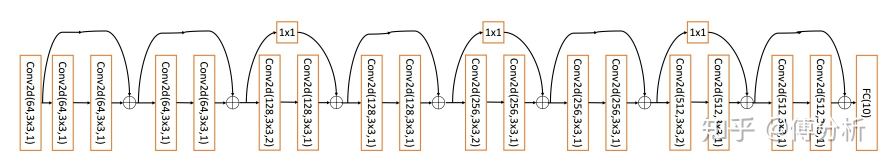
#> input picture Image/v2-3cae70aa38fd66f7368d096a1e5d980f_r.jpg, 1776 x 331 px (shown at 1/2 size); its folder holds only this picture in this run
$ python -i my_util.py   (imports and definitions only)
#> lines starting #> are read from the running program, lines starting #| are printed output that depends on the picture
import cv2
import os

import numpy as np
import pandas as pd
from PIL import Image

"""
* SHOW_IMAGE
* input:
    * name:
    * image:
    * height:
"""
# [7 lines left out: function show_image, not called in this run]


"""
* FIND_FILES
* input:
    * image_file_list: []
    * path: String
"""
# [13 lines left out: function find_files, not called in this run]

"""
* FIND_FILES
* input:
    * image_file_list: []
    * path: String
"""
# [13 lines left out: function find_filenames, not called in this run]


"""
* SAVE_MATRIX_TO_PICKLE
* input:
    * matrix: DataFrame
    * dir_path: String
    * file_name: String
"""
# [6 lines left out: function save_matrix_to_pickle, not called in this run]


"""
* LOAD_MATRIX_FROM_PICKLE
* input:
    * file_path: String
* return:
    * matrix: DataFrame
"""
# [4 lines left out: function load_matrix_from_pickle, not called in this run]


"""
* FILE_EXISTS: check if the file exists for file
"""
# [10 lines left out: function file_exists, not called in this run]


"""
* PROCESS_IMAGE_CHANNELS: change the image format to 3 channel
"""
def process_image_channels(image):
    image = Image.fromarray(image)
    # process the 4 channels .png
    if image.mode == 'RGBA':
        r, g, b, a = image.split()
        image = Image.merge("RGB", (r, g, b))    # process the 1 channel image
    elif image.mode != 'RGB':
        image = image.convert("RGB")
    image = np.array(image)
    return image

>>> import cv2
>>> picture = cv2.imread('../../../Image/v2-3cae70aa38fd66f7368d096a1e5d980f_r.jpg', cv2.IMREAD_GRAYSCALE)
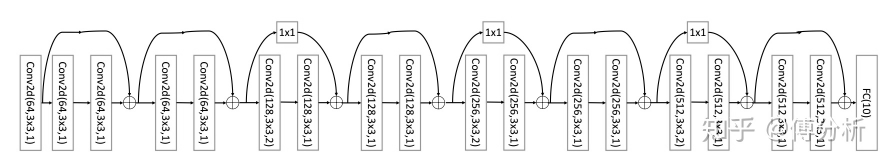
#> picture: shape (331, 1776) (shown at 1/2 size); min 0, max 255, mean 240.6
>>> result = process_image_channels(picture)
